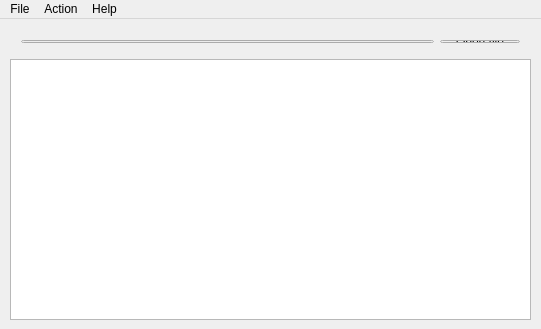
<?xml version="1.0" encoding="UTF-8"?>
<ui version="4.0">
 <class>MainWindow</class>
 <widget class="QMainWindow" name="MainWindow">
  <property name="geometry">
   <rect>
    <x>0</x>
    <y>0</y>
    <width>541</width>
    <height>329</height>
   </rect>
  </property>
  <property name="minimumSize">
   <size>
    <width>541</width>
    <height>329</height>
   </size>
  </property>
  <property name="maximumSize">
   <size>
    <width>541</width>
    <height>329</height>
   </size>
  </property>
  <property name="windowTitle">
   <string>Curly Bracket Checker</string>
  </property>
  <property name="windowIcon">
   <iconset resource="icons.qrc">
    <normaloff>:/icons/brackets-icon.png</normaloff>:/icons/brackets-icon.png</iconset>
  </property>
  <property name="tabShape">
   <enum>QTabWidget::Rounded</enum>
  </property>
  <widget class="QWidget" name="centralWidget">
   <widget class="QWidget" name="layoutWidget">
    <property name="geometry">
     <rect>
      <x>10</x>
      <y>10</y>
      <width>521</width>
      <height>25</height>
     </rect>
    </property>
    <layout class="QHBoxLayout" name="horizontalLayout">
     <item>
      <widget class="QLineEdit" name="lineEdit">
       <property name="readOnly">
        <bool>true</bool>
       </property>
      </widget>
     </item>
     <item>
      <widget class="QPushButton" name="pushButton">
       <property name="text">
        <string>Open file</string>
       </property>
      </widget>
     </item>
    </layout>
   </widget>
   <widget class="QPlainTextEdit" name="textBrowser">
    <property name="geometry">
     <rect>
      <x>10</x>
      <y>40</y>
      <width>521</width>
      <height>261</height>
     </rect>
    </property>
    <property name="font">
     <font>
      <family>Arial</family>
      <pointsize>12</pointsize>
     </font>
    </property>
    <property name="readOnly">
     <bool>true</bool>
    </property>
    <property name="maximumBlockCount">
     <number>999999999</number>
    </property>
    <property name="backgroundVisible">
     <bool>false</bool>
    </property>
    <property name="centerOnScroll">
     <bool>false</bool>
    </property>
   </widget>
  </widget>
  <widget class="QMenuBar" name="menuBar">
   <property name="geometry">
    <rect>
     <x>0</x>
     <y>0</y>
     <width>541</width>
     <height>21</height>
    </rect>
   </property>
   <widget class="QMenu" name="menuFile">
    <property name="title">
     <string>File</string>
    </property>
    <addaction name="actionOpen_File"/>
    <addaction name="actionExit"/>
   </widget>
   <widget class="QMenu" name="menuAbou">
    <property name="title">
     <string>Help</string>
    </property>
    <addaction name="actionHelp"/>
    <addaction name="actionAbout"/>
   </widget>
   <widget class="QMenu" name="menuAction">
    <property name="title">
     <string>Action</string>
    </property>
    <addaction name="actionCheck"/>
   </widget>
   <addaction name="menuFile"/>
   <addaction name="menuAction"/>
   <addaction name="menuAbou"/>
  </widget>
  <action name="actionOpen_File">
   <property name="icon">
    <iconset>
     <normalon>:/icons/icon.png</normalon>
    </iconset>
   </property>
   <property name="text">
    <string>Open File</string>
   </property>
  </action>
  <action name="actionExit">
   <property name="text">
    <string>Exit</string>
   </property>
  </action>
  <action name="actionHelp">
   <property name="icon">
    <iconset>
     <normalon>:/icons/help-icon.png</normalon>
    </iconset>
   </property>
   <property name="text">
    <string>Help</string>
   </property>
  </action>
  <action name="actionAbout">
   <property name="icon">
    <iconset resource="icons.qrc">
     <normaloff>:/icons/About-icon.png</normaloff>:/icons/About-icon.png</iconset>
   </property>
   <property name="text">
    <string>About</string>
   </property>
  </action>
  <action name="actionCheck">
   <property name="text">
    <string>Check Brackets</string>
   </property>
  </action>
 </widget>
 <layoutdefault spacing="6" margin="11"/>
 <resources>
  <include location="icons.qrc"/>
 </resources>
 <connections/>
</ui>
